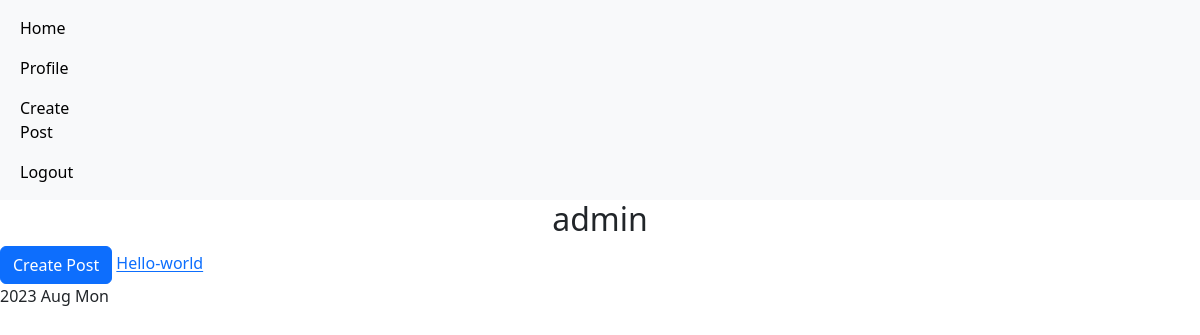
The app's page /accounts/profile/2 (signed in), older data.
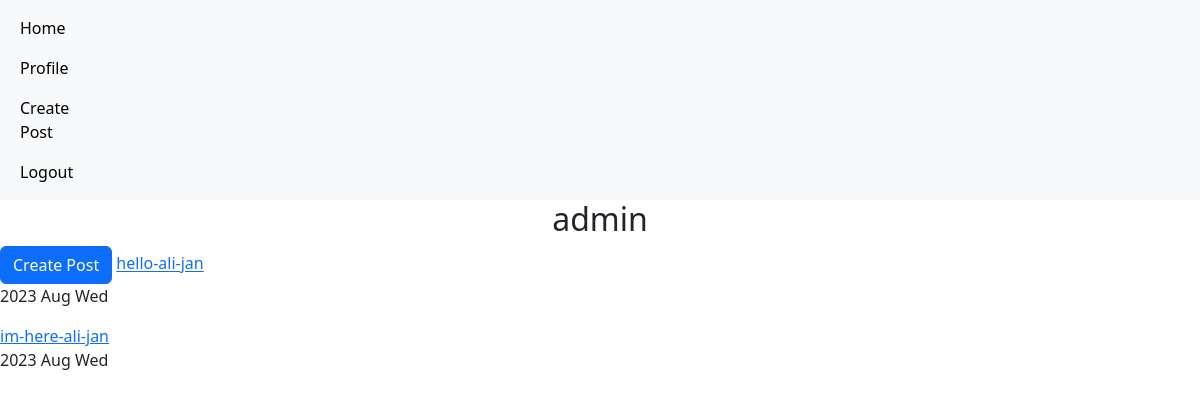
The same page, newer data.
### home/models.py (models this page shows, shortened)
class Post(models.Model):
    user=models.ForeignKey(User, on_delete=models.CASCADE)
    body=models.TextField()
    slug=models.SlugField()
    created_at=models.DateTimeField(auto_now_add=True)
    updated_at=models.DateTimeField(auto_now=True)
    def get_absolute_url(self):
        return reverse('home:detail', args=(self.id,self.slug))

### accounts/views.py (the view)
# urls.py: path('profile/<int:user_id>',views.UserProfileView.as_view(),name='profile'),
class UserProfileView(LoginRequiredMixin,View):
    def get(self,request,user_id):
        user=User.objects.get(id=user_id)
        posts=Post.objects.filter(user=user)
        return render(request,'accounts/profile.html',{'posts':posts} )

### accounts/templates/accounts/profile.html
{% extends 'base.html' %}
{% block content %}
<h2 class="text-center">{{user.username}}</h2>
{% if request.user.id == user.id %}
    <a href="{% url 'home:create_post' %}" class="btn btn-primary">Create Post</a>
{% endif %}
{% for post in posts %}
    <a href="{{post.get_absolute_url}}">{{post.slug}}</a>
    <p>{{post.created_at|date:' Y M D'}}</p>
{% endfor %}
{% endblock %}

Row changes from the older to the newer data that the page shows:
removed Post: slug "Hello-world", created_at "2023 Aug Mon"
added Post: slug "hello-ali-jan", created_at "2023 Aug Wed"
added Post: slug "im-here-ali-jan", created_at "2023 Aug Wed"
